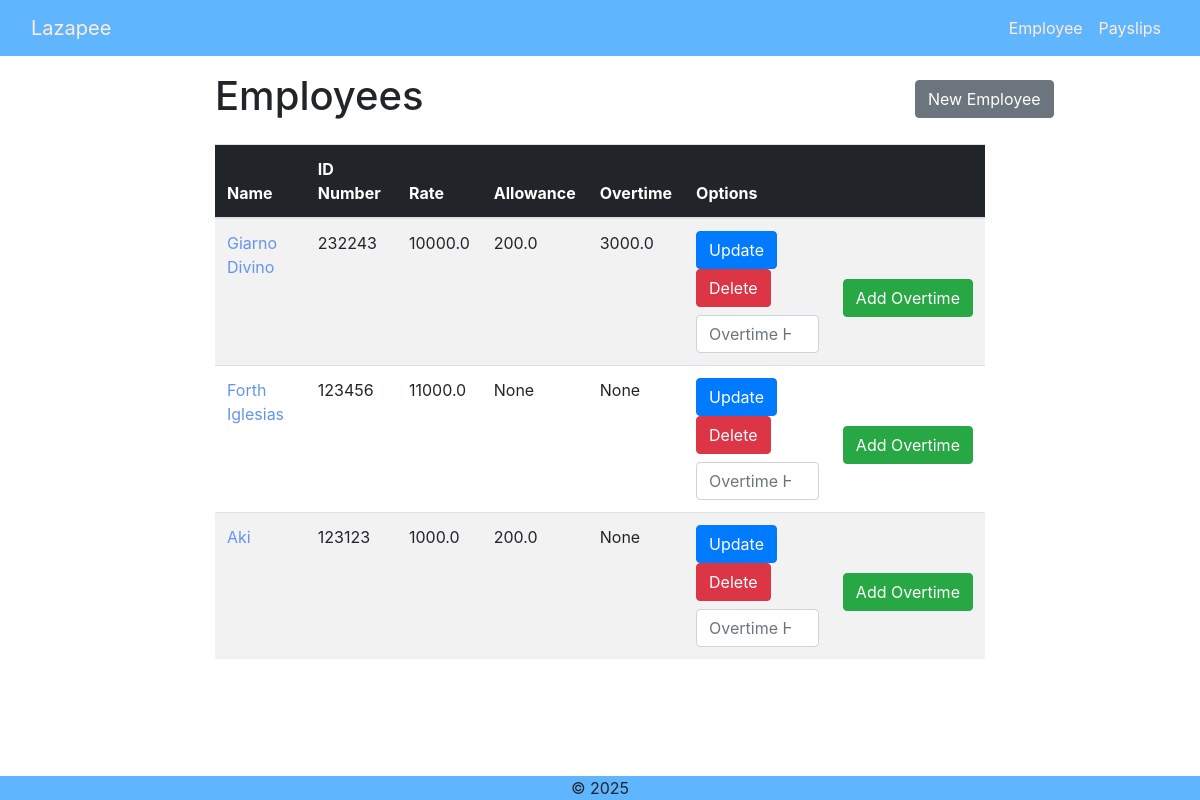
The app's page /, older data.
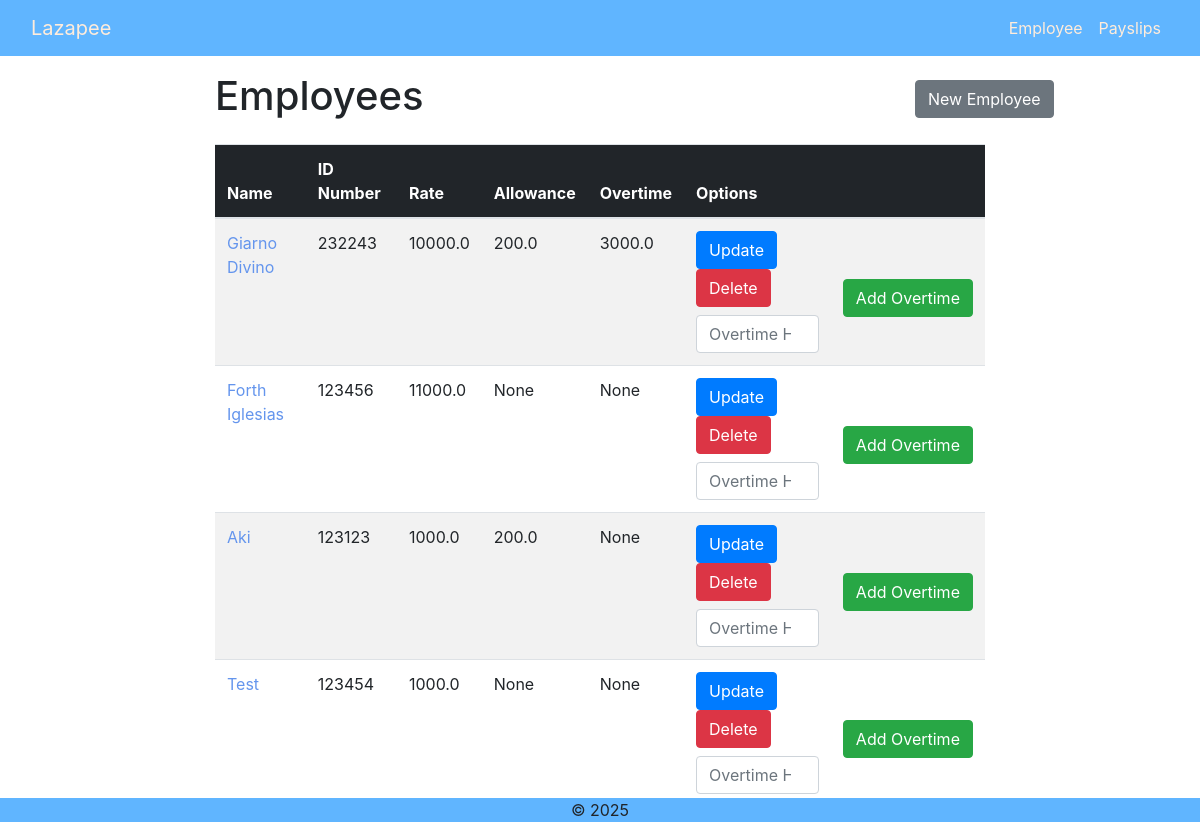
The same page, newer data.
### payroll_app/models.py (models this page shows, shortened)
class Employee(models.Model):
    name = models.CharField(max_length=50)
    id_number = models.CharField(max_length=20, unique=True)
    rate = models.FloatField()
    overtime_pay = models.FloatField(null=True, blank=True)
    allowance = models.FloatField(null=True, blank=True)
    objects = models.Manager

### payroll_app/views.py (the view)
# urls.py: 2. Add a URL to urlpatterns:  path('', views.home, name='home')
def home(request):
    employee = Employee.objects.all()
    return render(request, 'payroll_app/home.html', {'employee':employee})

### payroll_app/templates/payroll_app/home.html (shortened to what this page needs)
{% extends 'payroll_app/base.html' %} {% load static %} {% block content %}
<div class="container-fluid">
  <div class="row">
    <div class="col-4 offset-2 mt-3 mb-3">
      <h1>Employees</h1>
    </div>
    <div class="col-3 offset-3">
      <a href="{% url 'create_employee' %}" class="btn btn-secondary mt-4 mb-3">New Employee</a>
    </div>
  </div>
  <div class="row">
    <div class="col-8 offset-2">
      <table class="table table-striped">
        <thead>
          <tr>
            <th class="table-dark" scope="col">Name</th>
            <th class="table-dark" scope="col">ID Number</th>
            <th class="table-dark" scope="col">Rate</th>
            <th class="table-dark" scope="col">Allowance</th>
            <th class="table-dark" scope="col">Overtime</th>
            <th class="table-dark" scope="col">Options</th>
            <th class="table-dark" scope="col"></th>
          </tr>
        </thead>
        <tbody>
          {% for e in employee %}
          <tr>
            <td><a href="" style="color: cornflowerblue; text-decoration: none">{{ e.name }}</a></td>
            <td>{{ e.id_number }}</td>
            <td>{{ e.rate }}</td>
            <td>{{ e.allowance }}</td>
            <td>{{ e.overtime_pay }}</td>
            <td>
              <a href="{% url 'update_employee' pk=e.pk %}" class="btn btn-primary">Update</a>
              <a href="{% url 'delete_employee' pk=e.pk %}" class="btn btn-danger">Delete</a>
              <form method="POST" action="{% url 'add_overtime' pk=e.pk %}">
              <input type="number" class="form-control mt-2" min="0" placeholder="Overtime Hours" name="othours" id="othours" />
            </td>
            <td>
              <button type="submit" class="btn btn-success mt-5">Add Overtime</button>
            </td>
          </tr>
          {% endfor %}
        </tbody>
      </table>
    </div>
  </div>
</div>
{% endblock %}

Row changes from the older to the newer data that the page shows:
added Employee: name "Test", id_number "123454", rate "1000.0", allowance "None", overtime_pay "None"
